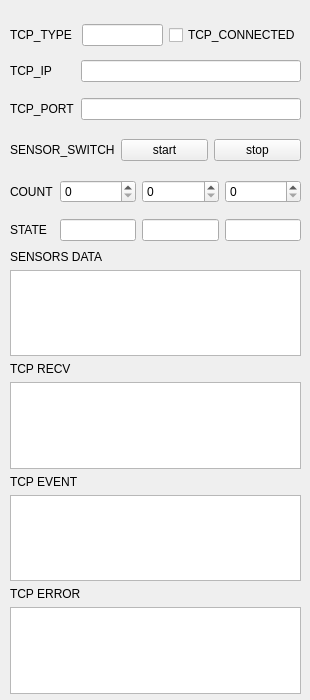
<?xml version="1.0" encoding="UTF-8"?>
<ui version="4.0">
 <class>MainWindow</class>
 <widget class="QMainWindow" name="MainWindow">
  <property name="geometry">
   <rect>
    <x>0</x>
    <y>0</y>
    <width>310</width>
    <height>700</height>
   </rect>
  </property>
  <property name="windowTitle">
   <string>MainWindow</string>
  </property>
  <widget class="QWidget" name="centralwidget">
   <widget class="QWidget" name="gridLayoutWidget">
    <property name="geometry">
     <rect>
      <x>10</x>
      <y>20</y>
      <width>291</width>
      <height>31</height>
     </rect>
    </property>
    <layout class="QGridLayout" name="gridLayout">
     <item row="0" column="2">
      <widget class="QLineEdit" name="tcp_type_edit"/>
     </item>
     <item row="0" column="1">
      <widget class="QLabel" name="label">
       <property name="text">
        <string>TCP_TYPE </string>
       </property>
      </widget>
     </item>
     <item row="0" column="3">
      <widget class="QCheckBox" name="tcp_connected_btn">
       <property name="text">
        <string>TCP_CONNECTED</string>
       </property>
      </widget>
     </item>
    </layout>
   </widget>
   <widget class="QWidget" name="gridLayoutWidget_2">
    <property name="geometry">
     <rect>
      <x>10</x>
      <y>50</y>
      <width>291</width>
      <height>80</height>
     </rect>
    </property>
    <layout class="QGridLayout" name="gridLayout_2">
     <item row="0" column="0">
      <widget class="QLabel" name="label_2">
       <property name="text">
        <string>TCP_IP</string>
       </property>
      </widget>
     </item>
     <item row="1" column="0">
      <widget class="QLabel" name="label_3">
       <property name="text">
        <string>TCP_PORT</string>
       </property>
      </widget>
     </item>
     <item row="0" column="1">
      <widget class="QLineEdit" name="tcp_ip_edit"/>
     </item>
     <item row="1" column="1">
      <widget class="QLineEdit" name="tcp_port_edit"/>
     </item>
    </layout>
   </widget>
   <widget class="QWidget" name="gridLayoutWidget_3">
    <property name="geometry">
     <rect>
      <x>10</x>
      <y>130</y>
      <width>291</width>
      <height>41</height>
     </rect>
    </property>
    <layout class="QGridLayout" name="gridLayout_3">
     <item row="0" column="0">
      <widget class="QLabel" name="label_4">
       <property name="text">
        <string>SENSOR_SWITCH</string>
       </property>
      </widget>
     </item>
     <item row="0" column="1">
      <widget class="QPushButton" name="sensor_start_btn">
       <property name="text">
        <string>start</string>
       </property>
      </widget>
     </item>
     <item row="0" column="2">
      <widget class="QPushButton" name="sensor_stop_btn">
       <property name="text">
        <string>stop</string>
       </property>
      </widget>
     </item>
    </layout>
   </widget>
   <widget class="QWidget" name="gridLayoutWidget_4">
    <property name="geometry">
     <rect>
      <x>10</x>
      <y>170</y>
      <width>291</width>
      <height>81</height>
     </rect>
    </property>
    <layout class="QGridLayout" name="gridLayout_4">
     <item row="0" column="3">
      <widget class="QSpinBox" name="sensor_box3"/>
     </item>
     <item row="0" column="2">
      <widget class="QSpinBox" name="sensor_box2"/>
     </item>
     <item row="0" column="0">
      <widget class="QLabel" name="sensor_count">
       <property name="text">
        <string>COUNT</string>
       </property>
      </widget>
     </item>
     <item row="0" column="1">
      <widget class="QSpinBox" name="sensor_box1"/>
     </item>
     <item row="1" column="0">
      <widget class="QLabel" name="label_6">
       <property name="text">
        <string>STATE</string>
       </property>
      </widget>
     </item>
     <item row="1" column="1">
      <widget class="QLineEdit" name="sensor_state_edit1"/>
     </item>
     <item row="1" column="2">
      <widget class="QLineEdit" name="sensor_state_edit2"/>
     </item>
     <item row="1" column="3">
      <widget class="QLineEdit" name="sensor_state_edit3"/>
     </item>
    </layout>
   </widget>
   <widget class="QWidget" name="gridLayoutWidget_5">
    <property name="geometry">
     <rect>
      <x>10</x>
      <y>250</y>
      <width>291</width>
      <height>444</height>
     </rect>
    </property>
    <layout class="QGridLayout" name="gridLayout_5">
     <item row="5" column="0">
      <widget class="QTextBrowser" name="tcp_event_log"/>
     </item>
     <item row="2" column="0">
      <widget class="QLabel" name="label_7">
       <property name="text">
        <string>TCP RECV</string>
       </property>
      </widget>
     </item>
     <item row="1" column="0">
      <widget class="QTextBrowser" name="sensors_data_log"/>
     </item>
     <item row="6" column="0">
      <widget class="QLabel" name="label_9">
       <property name="text">
        <string>TCP ERROR</string>
       </property>
      </widget>
     </item>
     <item row="3" column="0">
      <widget class="QTextBrowser" name="tcp_recv_log"/>
     </item>
     <item row="0" column="0">
      <widget class="QLabel" name="label_5">
       <property name="text">
        <string>SENSORS DATA</string>
       </property>
      </widget>
     </item>
     <item row="4" column="0">
      <widget class="QLabel" name="label_8">
       <property name="text">
        <string>TCP EVENT</string>
       </property>
      </widget>
     </item>
     <item row="7" column="0">
      <widget class="QTextBrowser" name="tcp_error_log"/>
     </item>
    </layout>
   </widget>
  </widget>
 </widget>
 <resources/>
 <connections/>
</ui>
